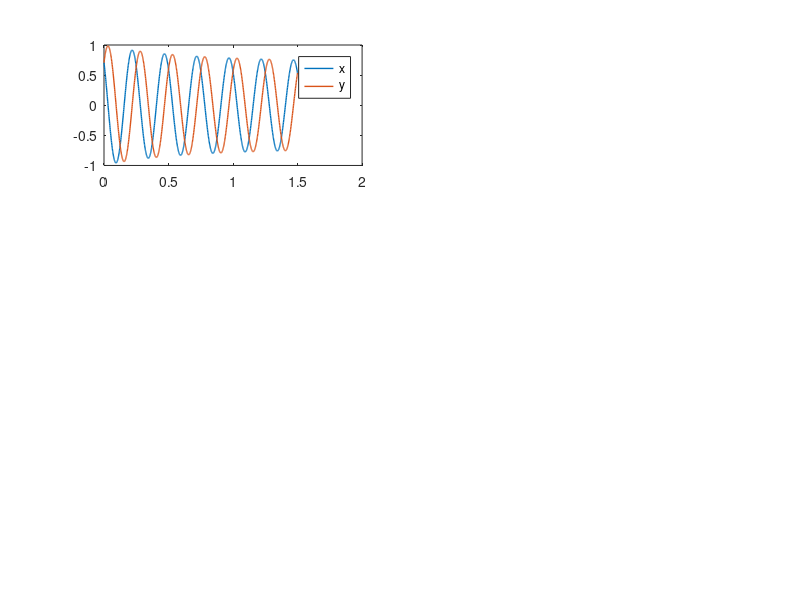

MATLAB code to generate this figure: (Note: this script raises an error after producing the figure.)
function MEG

        
    % %EM Euler-Maruyama method on linear SDE
    % %
    % % SDE is dX = lambda*X dt + mu*X dW, X(0) = Xzero,
    % % where lambda = 2, mu = 1 and Xzero = 1.
    % %
    % % Discretized Brownian path over [0,1] has dt = 2^(-8).
    % % Euler-Maruyama uses timestep R*dt.
    % randn('state',100)
    % lambda = 2; mu = 1; Xzero = 1; % problem parameters
    % T = 1; N = 2^11; dt = 1/N;
    % dW = sqrt(dt)*randn(1,N); % Brownian increments
    % W = cumsum(dW); % discretized Brownian path
    % Xtrue = Xzero*exp((lambda-0.5*mu^2)*([dt:dt:T])+mu*W);
    % 
    % figure(3)
    % 
    % tt=[0:dt:T]
    % plot(tt,[Xzero,Xtrue],'m-'), hold on
    % R = 4; Dt = R*dt; L = N/R; % L EM steps of size Dt = R*dt
    % Xem = zeros(1,L); % preallocate for efficiency
    % Xtemp = Xzero;
    % 
    % for j = 1:L
    % Winc = sum(dW(R*(j-1)+1:R*j));
    % Xtemp = Xtemp + Dt*lambda*Xtemp + mu*Xtemp*Winc;
    % Xem(j) = Xtemp;
    % end
    % 
    % Tt=[0:Dt:T];
    % Xems=[Xzero,Xem];
    % plot(Tt,Xems,'r--*'), hold off
    % xlabel('t','FontSize',12)
    % ylabel('X','FontSize',16,'Rotation',0,'HorizontalAlignment','right')
    % emerr = abs(Xem(end)-Xtrue(end));

    % ODE solutions

    function out = functions(t,p)

        %dx/dt and dy/dt

    x = p(1);
    y = p(2);

    out = [ (a-x.^2-y.^2).*x-w.*y;
            (a-x.^2-y.^2).*y+w.*x];
    end


    % trial

    a = 0.5; % HOPF bifurcations at a=0, when a<0 no oscillations, when a>=0 oscillations
    ws = [4:4:24]; % f=w/2pi => w = f*2pi

    figure(1)
    clf

    figure(2)
    clf

    for i=1:length(ws)

        % with changing frequencies

        w=ws(i)*2*pi;

        figure(1)

        subplot(3,2,i)

        [t,x]=ode45(@functions,linspace(0,1.5,1000),[sqrt(a) sqrt(a)]);

        Xx=x(:,1);
        plot(t,Xx,'linewidth',1)
        hold on

        plot(t,x(:,2),'linewidth',1)
        legend('x','y')

        w=num2str(w);
        title('w = ', w)
        xlabel('t')
        ylabel('x(t)/y(t)')

    end

    as=linspace(-3,2,6);
    w=2*pi;

    for j = 1:length(as)

        % with changing a - shows bifurcation

        a=as(j);

        figure(2)

        subplot(3,2,j)

        [t,x]=ode45(@functions,linspace(0,2,1000),[sqrt(a)+1 sqrt(a)+1]);
        plot(t,x(:,1),'linewidth',1)
        hold on

        plot(t,x(:,2),'linewidth',1)
        % legend('x','y')

        a=num2str(a);
        title('a = ', a)
        xlabel('t')
        ylabel('x(t)/y(t)')


    end



    % using euler's method 

    function out = dxdt(x,y)

        out = (a-x^2-y^2)*x - w*y + beta*noise;

    end

    function out = dydt(x,y)

        out = (a-x^2-y^2)*y + w*x + beta*noise;

    end

    % noisy solutions with changing a

    as=[-2,-1,0,1];

    figure(4)
        clf

for j=1:length(as)

    % initial conditions

    w=2*pi;
    a=as(j);
    tsteps=614;
    dt=1/100;
    beta=50;
    noise=[];

    x=0.5;
    y=0.5;

    x_val=[x];
    y_val=[y];

    time_steps=[1];

    for i=2:tsteps

        % 1st time step already considered, move to next
        % continue from there

        time_steps=[time_steps;i];

        % generate randomly generated, normally distributed value

        noise = normrnd(0,sqrt(dt));

       % euler method

        x = x + dxdt(x,y)*dt;
        y = y + dydt(x,y)*dt;

        % add new value to list of x,y values

        x_val=[x_val;x];
        y_val=[y_val;y];

    end

    % plotting

    figure(4)

    subplot(2,2,j)

    plot(time_steps,x_val)

    hold on

    plot(time_steps,y_val)

    a=num2str(a)


    legend('dx/dt','dy/dt')
    xlabel('time steps')
    ylabel('x(t) / y(t)')
    title('ODE solutions when a = ', a)

end

% normal ODE solutions
% same as previous but without noise

figure(5)
    clf

for j=1:length(as)

    % initial conditions

    w=2*pi;
    a=as(j);
    tsteps=614;
    dt=1/100;
    beta=0;
    noise=[];

    x=0.5;
    y=0.5;

    x_val=[x];
    y_val=[y];

    time_steps=[1];

    for i=2:tsteps

        % 1st time step considered, move to next
        % continue from there

        time_steps=[time_steps;i];

        % generate randomly generated, normally distributed variable

        noise = normrnd(0,sqrt(dt));

        % euler method

        x = x + dxdt(x,y)*dt;
        y = y + dydt(x,y)*dt;

        % add updated value to x,y values

        x_val=[x_val;x];
        y_val=[y_val;y];

    end

    % plot

    figure(5)

    subplot(2,2,j)

    plot(time_steps,x_val)

    hold on

    plot(time_steps,y_val)

    a=num2str(a);


    legend('dx/dt','dy/dt')
    xlabel('time steps')
    ylabel('x(t) / y(t)')
    title('ODE solutions when a = ', a)
end





% bifurcation diagram
    
    function out = system_equ(p)

        x = p(1);
        y = p(2);

        out = [(a-x.^2-y.^2).*x - w*y + beta*noise;
               (a-x.^2-y.^2).*y + w*x + beta*noise;];
    end

    
    
    function out = Jacob(x,y)
    
        out = [a-3*x^2-y^2, -2*x*y-w;
               -2*x*y+w, a-x^2-3*y^2];
    end


as=linspace(-3,3,1000);
w=2*pi;
dt=1/100;
beta=0;
eigenvalues_val=[];
eigenvalues_val2=[];

options = optimoptions('fsolve', 'Display', 'off');

for p=1:length(as)

    a=as(p);
    noise = normrnd(0,sqrt(dt));

    system_eq_handle = @(p) system_equ(p);
    ss = fsolve(system_eq_handle, [0.5, 0.5], options);

    Jacobian_init=Jacob(ss(1),ss(2));
    
    eigenvalues=eig(Jacobian_init);

    eigenvalues_val=[eigenvalues_val,eigenvalues(1)];
    eigenvalues_val2=[eigenvalues_val2,eigenvalues(2)];


end


figure(6)
clf
plot(real(eigenvalues_val),imag(eigenvalues_val))
hold on
plot(real(eigenvalues_val2),imag(eigenvalues_val2))

   
    
end
